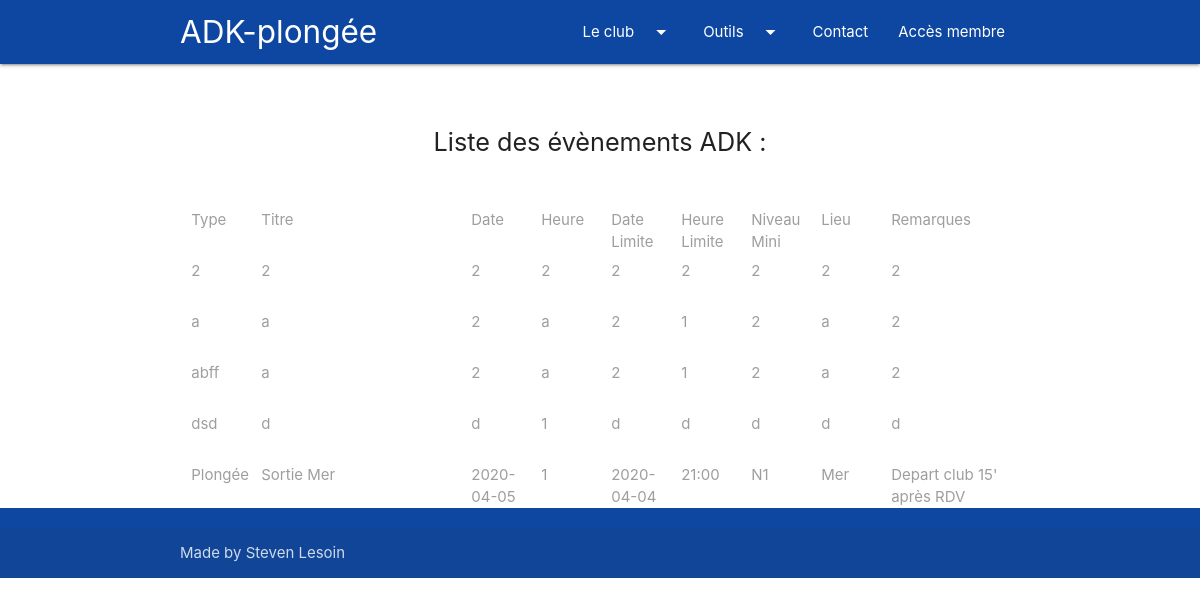
/liste_evenements.php, run on the app's committed database.
### tables this page shows
CREATE TABLE IF NOT EXISTS `evenements` (
  `type` text NOT NULL,
  `titre` text NOT NULL,
  `date_evt` text NOT NULL,
  `heure_evt` text NOT NULL,
  `date_lim` text NOT NULL,
  `heure_lim` text NOT NULL,
  `niveau_min` text NOT NULL,
  `lieu` text NOT NULL,
  `remarques` text NOT NULL,
  `pseudo` text NOT NULL,
  `date_publi` text NOT NULL
);

### liste_evenements.php (the view, shortened to what this page needs)
<!DOCTYPE html>
<html lang="en">
<head>
  <link href="css/materialize.css" type="text/css" rel="stylesheet" media="screen,projection"/>
  <link href="css/style.css" type="text/css" rel="stylesheet" media="screen,projection"/>
</head>
<body>
<?php include("tools/navbar.php"); ?>
  <div class="section no-pad-bot" id="index-banner">
  	<div class="container">
    	<br><br>
        <div class="row center">
            <span class="flow-text" col s12">Liste des évènements ADK :</span>
        </div>
		<div class="row center">
		<?php
			include("tools/data_base_connection.php");
			$req1= $bdd->prepare('SELECT * FROM evenements');
			$req1->execute(array());
			?>
			<div class="row center">
				<div class="input-field col s1">
					<label>Type</label>
				</div>
				<div class="input-field col s3">
					<label>Titre</label>
				</div>
				<div class="input-field col s1">
					<label>Date</label>
				</div>
				<div class="input-field col s1">
					<label>Heure</label>
				</div>
				<div class="input-field col s1">
					<label>Date Limite</label>
				</div>
				<div class="input-field col s1">
					<label>Heure Limite</label>
				</div>
				<div class="input-field col s1">
					<label>Niveau Mini</label>
				</div>
				<div class="input-field col s1">
					<label>Lieu</label>
				</div>
				<div class="input-field col s2">
					<label>Remarques</label>
				</div>
			</div>
			<?php
			while ($resultat = $req1->fetch())
			{
				?>
				<div class="row center">
					<div class="input-field col s1">
						<label><?php echo $resultat['type']?></label>
					</div>
					<div class="input-field col s3">
						<label><?php echo $resultat['titre']?></label>
					</div>
					<div class="input-field col s1">
						<label><?php echo $resultat['date_evt']?></label>
					</div>
					<div class="input-field col s1">
						<label><?php echo $resultat['heure_evt']?></label>
					</div>
					<div class="input-field col s1">
						<label><?php echo $resultat['date_lim']?></label>
					</div>
					<div class="input-field col s1">
						<label><?php echo $resultat['heure_lim']?></label>
					</div>
					<div class="input-field col s1">
						<label><?php echo $resultat['niveau_min']?></label>
					</div>
					<div class="input-field col s1">
						<label><?php echo $resultat['lieu']?></label>
					</div>
					<div class="input-field col s2">
						<label><?php echo $resultat['remarques']?></label>
					</div>
				</div>
			<?php
			}
		?>
		</div>
    </div>
  </div>
  <?php include("tools/footer.php"); ?>
</body>

### tools/navbar.php (shortened to what this page needs)
<nav class="blue darken-4" role="navigation">
  <div class="nav-wrapper container"><a id="logo-container" href="index.php" class="brand-logo">ADK-plongée</a>
    <ul class="right hide-on-med-and-down">
      <li><a class="dropdown-button" href="#!" data-activates="club_navBar">Le club<i class="material-icons right">arrow_drop_down</i></a></li>
      <li><a class="dropdown-button" href="#!" data-activates="outils_navBar">Outils<i class="material-icons right">arrow_drop_down</i></a></li>
      <li><a href="#">Contact</a></li>
      <?php
        if(isset($_SESSION['pseudo']) AND isset($_SESSION['privilege']))
        {
          if($_SESSION['privilege']=='administrateur')
          {
            ?>
            <li><a href="#">Autres</a></li>
            <?php
          }
          ?>
          <li><a href="logout.php">Déconnexion</a></li>
          <li><a href="#"><?php echo $_SESSION['pseudo']; ?></a></li>
          <?php
        }
        else
        {
          ?>
          <li><a href="login.php">Accès membre</a></li>
          <?php
        }
      ?>
    </ul>
  </div>
</nav>

### tools/footer.php
<footer class="page-footer blue darken-4">
  <div class="footer-copyright">
    <div class="container">
    Made by Steven Lesoin
    </div>
  </div>
</footer>

### data on the page
evenements: type "2", titre "2", date_evt "2", heure_evt "2", date_lim "2", heure_lim "2", niveau_min "2", lieu "2", remarques "2"
evenements: type "a", titre "a", date_evt "2", heure_evt "a", date_lim "2", heure_lim "1", niveau_min "2", lieu "a", remarques "2"
evenements: type "abff", titre "a", date_evt "2", heure_evt "a", date_lim "2", heure_lim "1", niveau_min "2", lieu "a", remarques "2"
evenements: type "dsd", titre "d", date_evt "d", heure_evt "1", date_lim "d", heure_lim "d", niveau_min "d", lieu "d", remarques "d"
evenements: type "Plongée", titre "Sortie Mer", date_evt "2020-04-05", heure_evt "1", date_lim "2020-04-04", heure_lim "21:00", niveau_min "N1", lieu "Mer", remarques "Depart club 15' après RDV"
